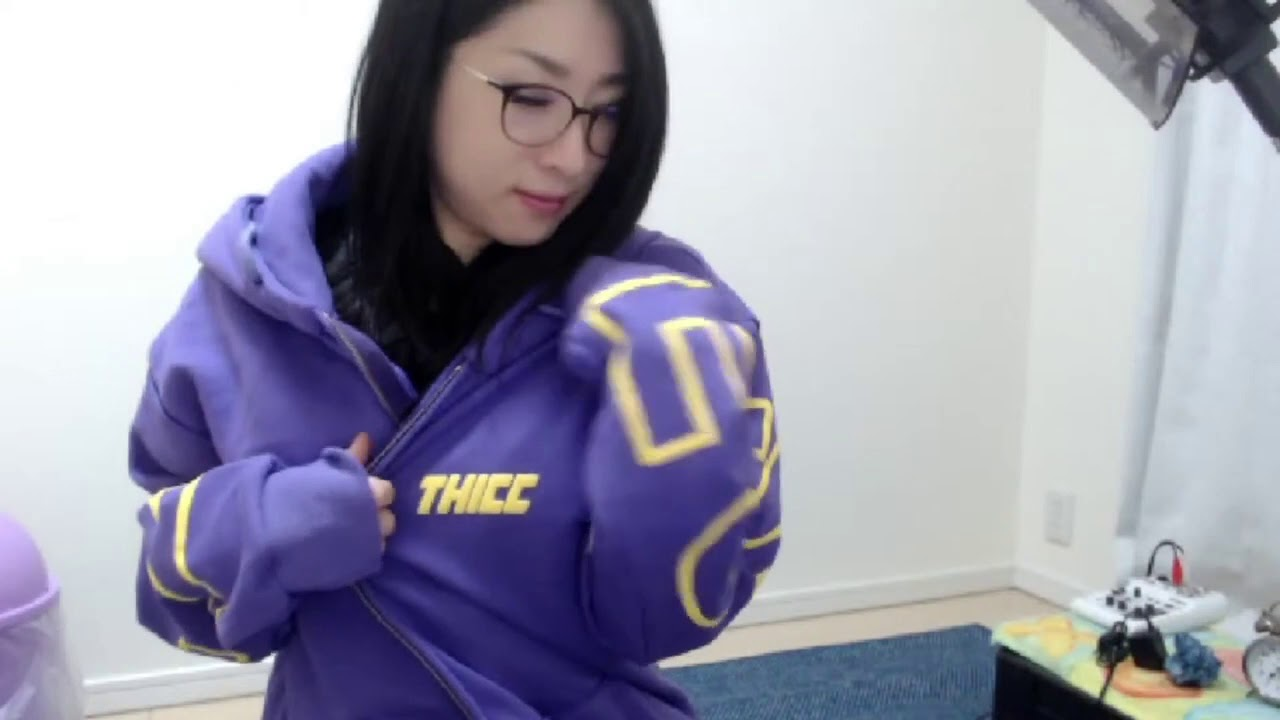
#> input picture pcd/tugas5/images/kson.jpg, 1280 x 720 px
$ python hsi.py
#> lines starting #> are read from the running program, lines starting #| are printed output that depends on the picture; after the words box and inside, x2 and y2 are one past the last pixel; in counts of white or black regions, pixels touching at a corner belong together
#> further down, img is the input picture: shape (720, 1280, 3); mean B, G, R 171.8, 153.7, 154.7
import cv2
import numpy as np
import math

def RGB_TO_HSI(img):

    with np.errstate(divide='ignore', invalid='ignore'):

        #Load image with 32 bit floats as variable type
        bgr = np.float32(img)/255

        #Separate color channels
        blue = bgr[:,:,0]
        green = bgr[:,:,1]
        red = bgr[:,:,2]

        #Calculate Intensity
        def calc_intensity(red, blue, green):
            return np.divide(blue + green + red, 3)

        #Calculate Saturation
        def calc_saturation(red, blue, green):
            minimum = np.minimum(np.minimum(red, green), blue)
            saturation = 1 - (3 / (red + green + blue + 0.001) * minimum)

            return saturation

        #Calculate Hue
        def calc_hue(red, blue, green):
            hue = np.copy(red)

            for i in range(0, blue.shape[0]):
                for j in range(0, blue.shape[1]):
                    hue[i][j] = 0.5 * ((red[i][j] - green[i][j]) + (red[i][j] - blue[i][j])) / \
                                math.sqrt((red[i][j] - green[i][j])**2 +
                                        ((red[i][j] - blue[i][j]) * (green[i][j] - blue[i][j])))
                    hue[i][j] = math.acos(hue[i][j])

                    if blue[i][j] <= green[i][j]:
                        hue[i][j] = hue[i][j]
                    else:
                        hue[i][j] = ((360 * math.pi) / 180.0) - hue[i][j]
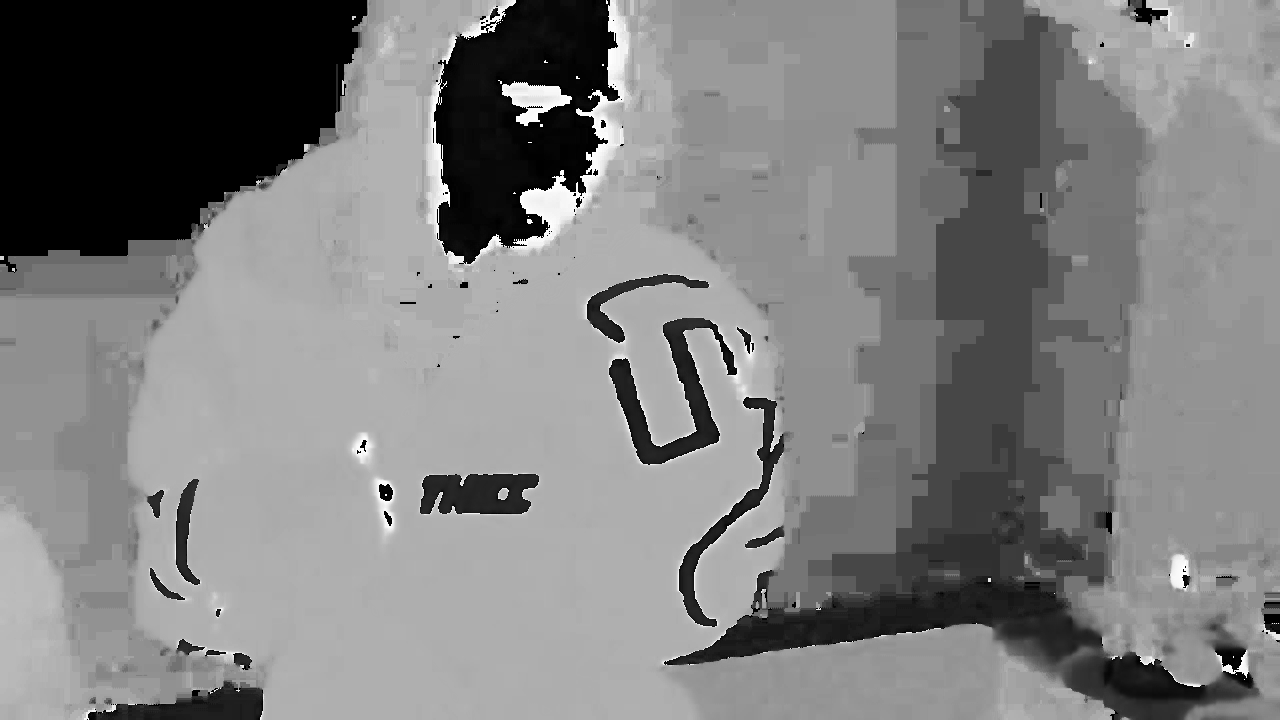
#> hue: shape (720, 1280) float32; 8.27% of the values are NaN or infinite; the others: min 0, max 6.27, mean 3.4; drawn with min black, max white, NaN and infinite black

            return hue

        #Merge channels into picture and return image
        hsi = cv2.merge((calc_hue(red, blue, green), calc_saturation(red, blue, green), calc_intensity(red, blue, green)))
#> in calc_saturation, `saturation = 1 - (3 / (red + green + blue + 0.001) * minimum)`:
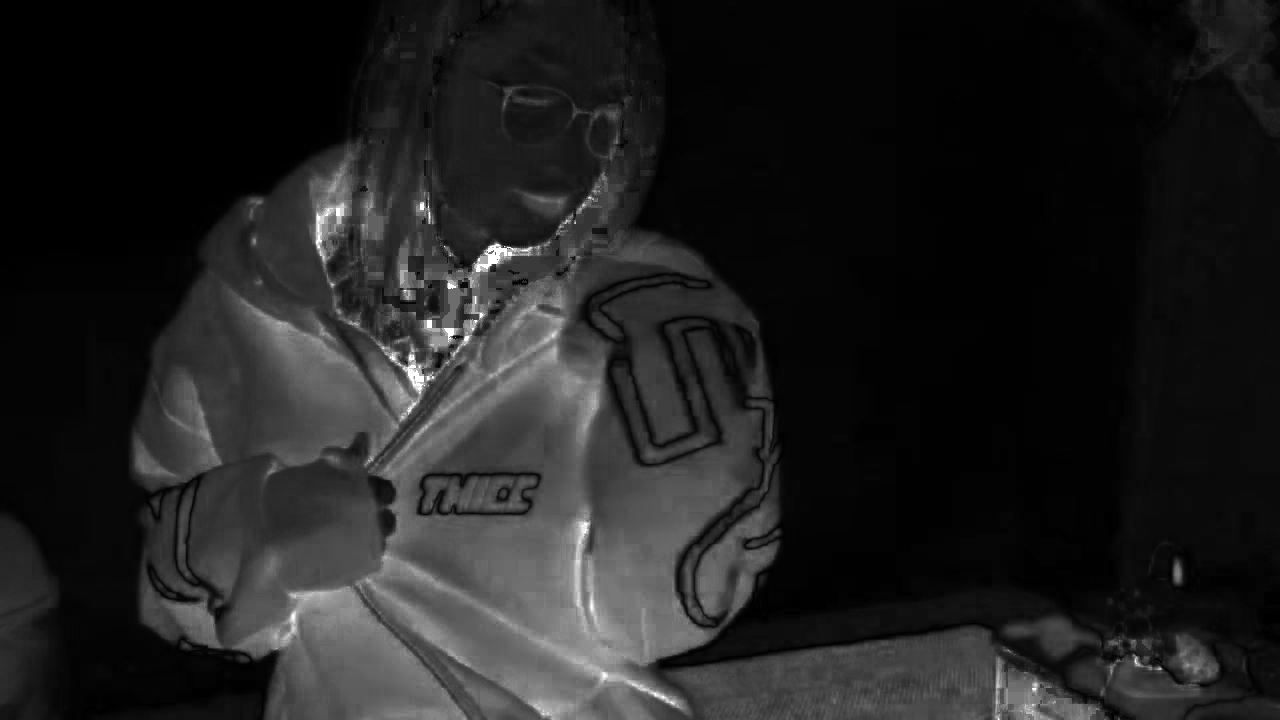
#> saturation: shape (720, 1280) float32; min 0.000333, max 1, mean 0.13
#> hsi: shape (720, 1280, 3) float32; 2.76% of the values are NaN or infinite; the others: min 0, max 6.27, mean 1.33
        return hsi
img = cv2.imread('images/kson.jpg', 1)
hsi = RGB_TO_HSI(img)
ch = hsi[:, :, 0]
cs = hsi[:, :, 1]
ci = hsi[:, :, 2]
# Display HSV Image
cv2.imwrite('images/HSI Image.jpg', hsi)

# The three value channels
cv2.imwrite('images/H Channel.jpg', ch)
cv2.imwrite('images/S Channel.jpg', cs)
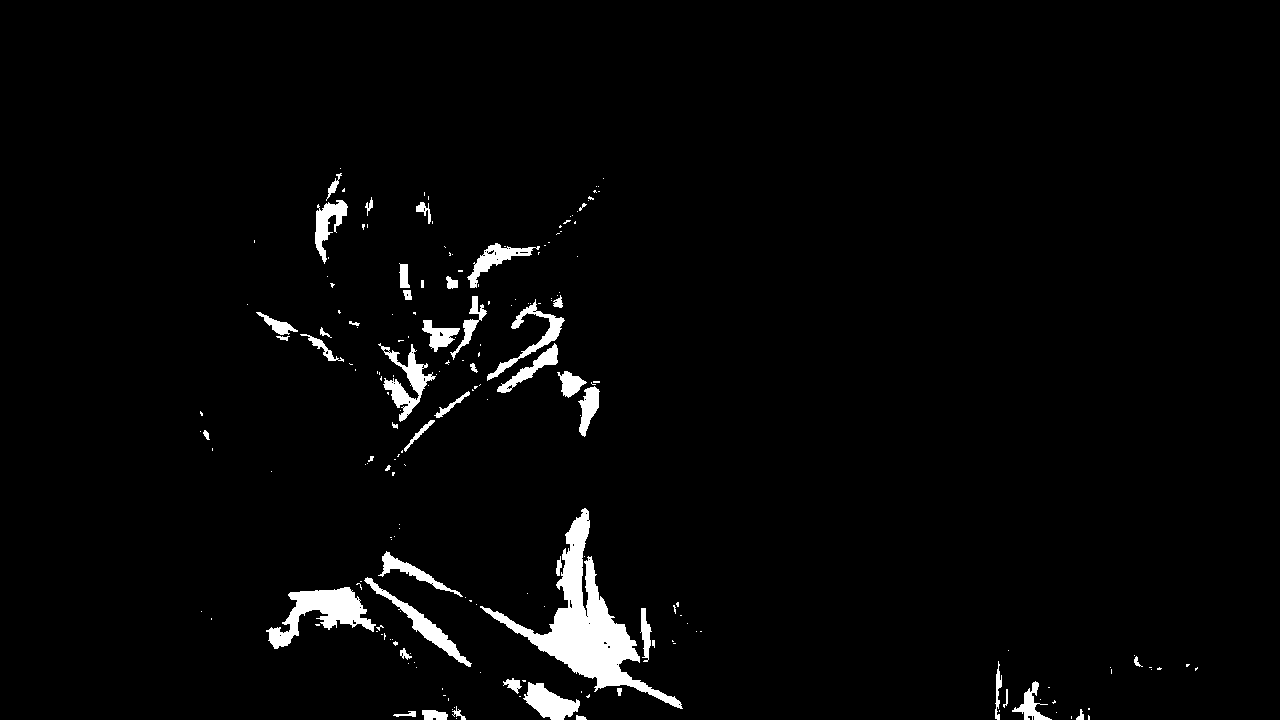
#> saved as S Channel.jpg: shape (720, 1280); values 0 (black) and 1 (white), 2.8% white; 201 white regions (151 under 20 px), largest, box (x1, y1, x2, y2) and area: (480, 508, 683, 709) 8514, (266, 587, 376, 649) 2717, (378, 343, 436, 422) 1393
cv2.imwrite('images/I Channel.jpg', ci)
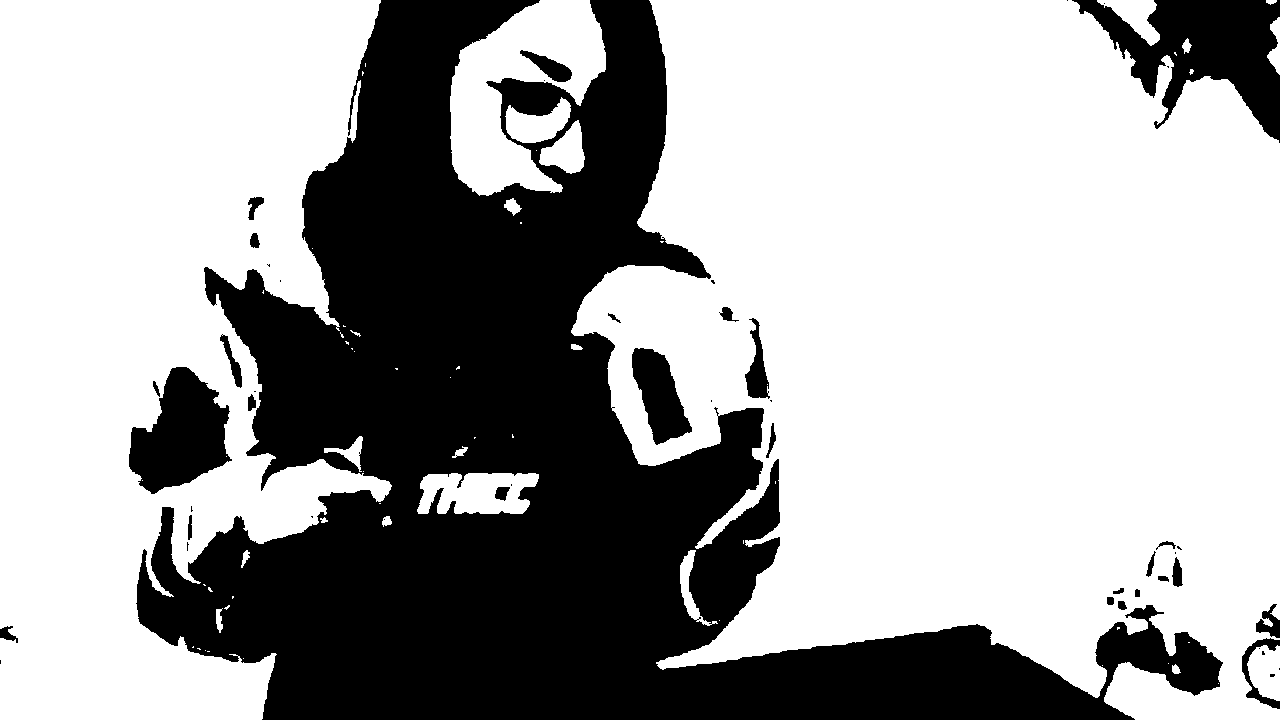
#> saved as I Channel.jpg: shape (720, 1280); values 0 (black) and 1 (white), 64.8% white; 49 black regions (22 under 20 px), largest, box (x1, y1, x2, y2) and area: (136, 0, 1223, 720) 293915, (1072, 0, 1280, 143) 13827, (129, 367, 232, 494) 8109
